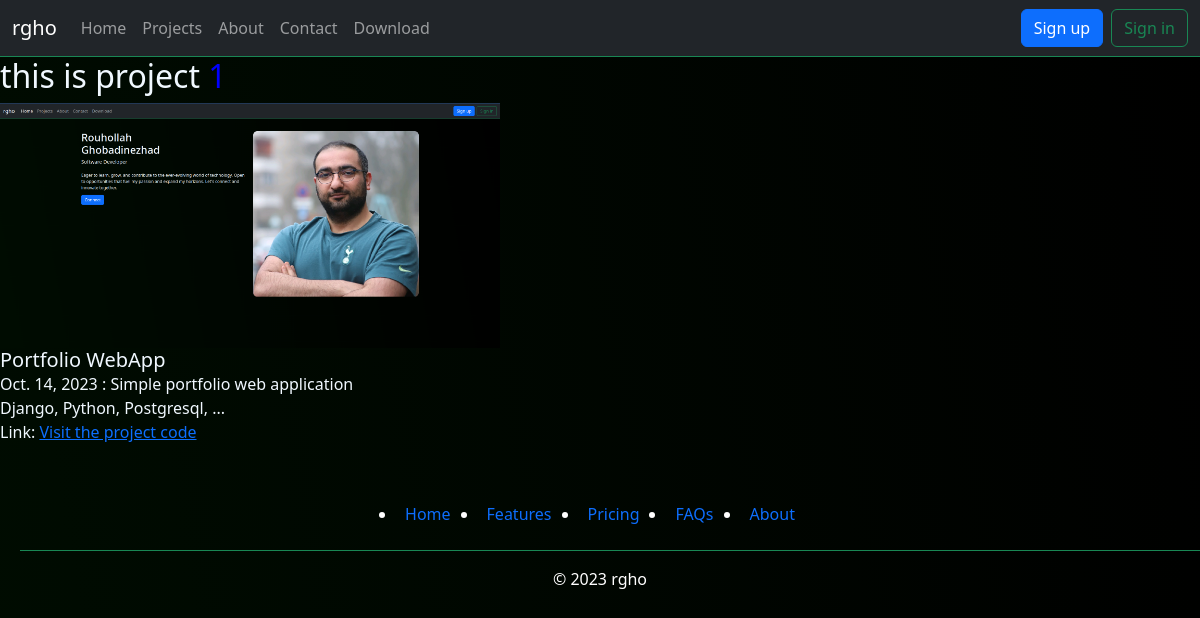
/projects/1, run on the app's committed database.
### projects/models.py (models this page shows, shortened)
class Project(models.Model):
    date = models.DateField()
    title = models.CharField(max_length=250)
    description = models.TextField()
    technology = models.CharField(max_length=100)
    links = nullable_field(models.URLField, max_length=300)
    image = models.CharField(max_length=100)

### projects/views.py (the view)
# urls.py: path('projects/<int:pk>', views.project_detail, name="project_detail")
def project_detail(request, pk):
    projects = proj.objects.get(pk=pk)
    return render(request, 'projects/project_detail.html',
                  {'projects' : projects}
                  )

### projects/templates/projects/project_detail.html (shortened to what this page needs)
{%extends 'projects/base.html' %}
{% load static %}
{% block content %}
    <h2> this is project <span style="color: blue;">{{ projects.pk}}</span> </h2>
    <img src="{% static projects.image %}" class="card-img-top" style="max-width: 500px;" alt="{{ project.description }}">
    <h5 class="card-title">{{ projects.title}}</h5>
    <p class="card-text">{{ projects.date}} : {{ projects.description }}
         <br> {{ projects.technology}} <br> Link: <a href="{{ projects.links }}">Visit the project code</a></p>
{% endblock %}

### projects/static/projects/assets/css/style.css (style rules this page uses)
html, body { color: aliceblue; background: linear-gradient(80deg, rgb(0, 12, 1), rgb(0, 0, 0)); height: 100%; }

### data on the page
Project: pk "1", image (picture), title "Portfolio WebApp", date "Oct. 14, 2023", description "Simple portfolio web application", technology "Django, Python, Postgresql, ..."
